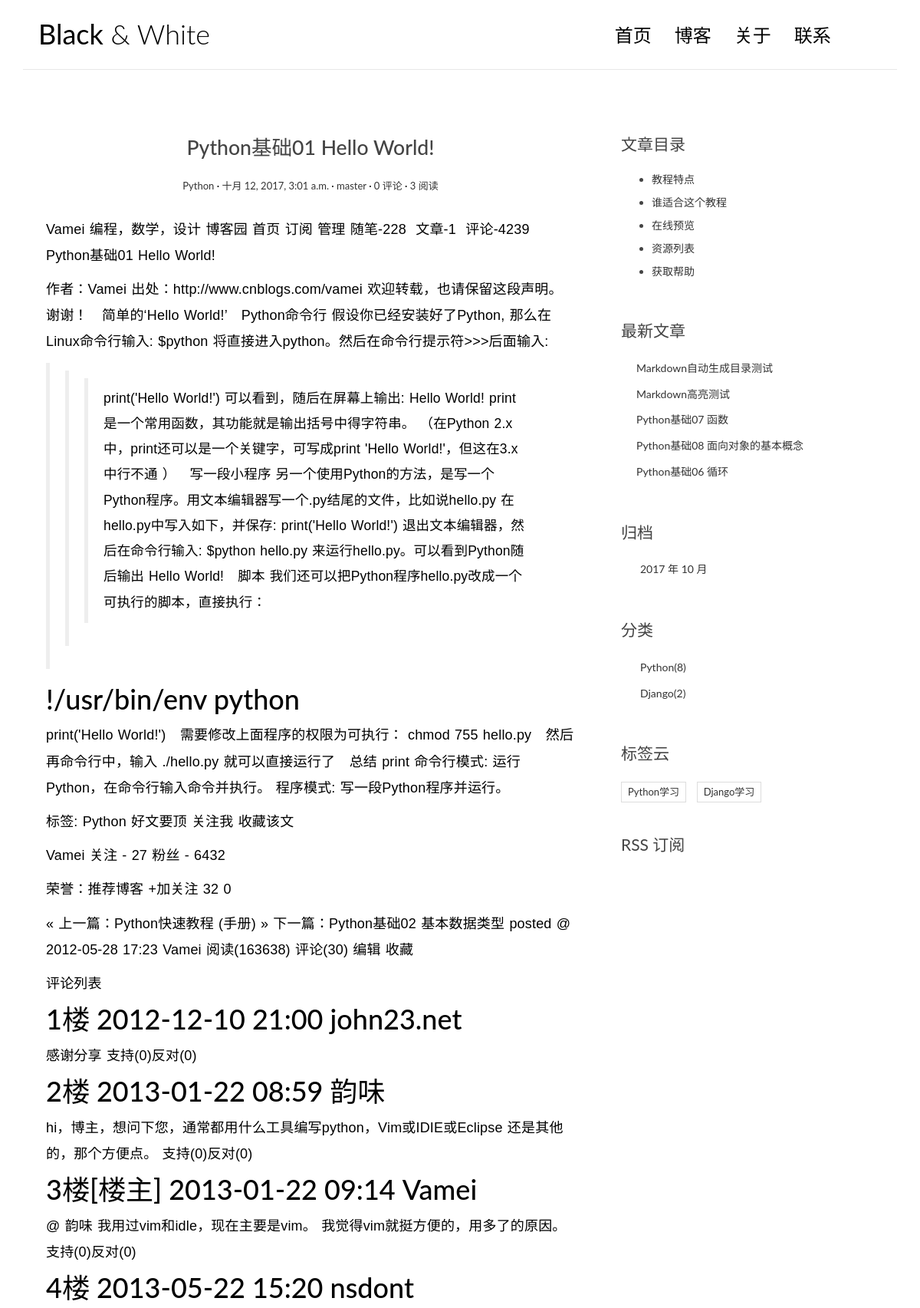
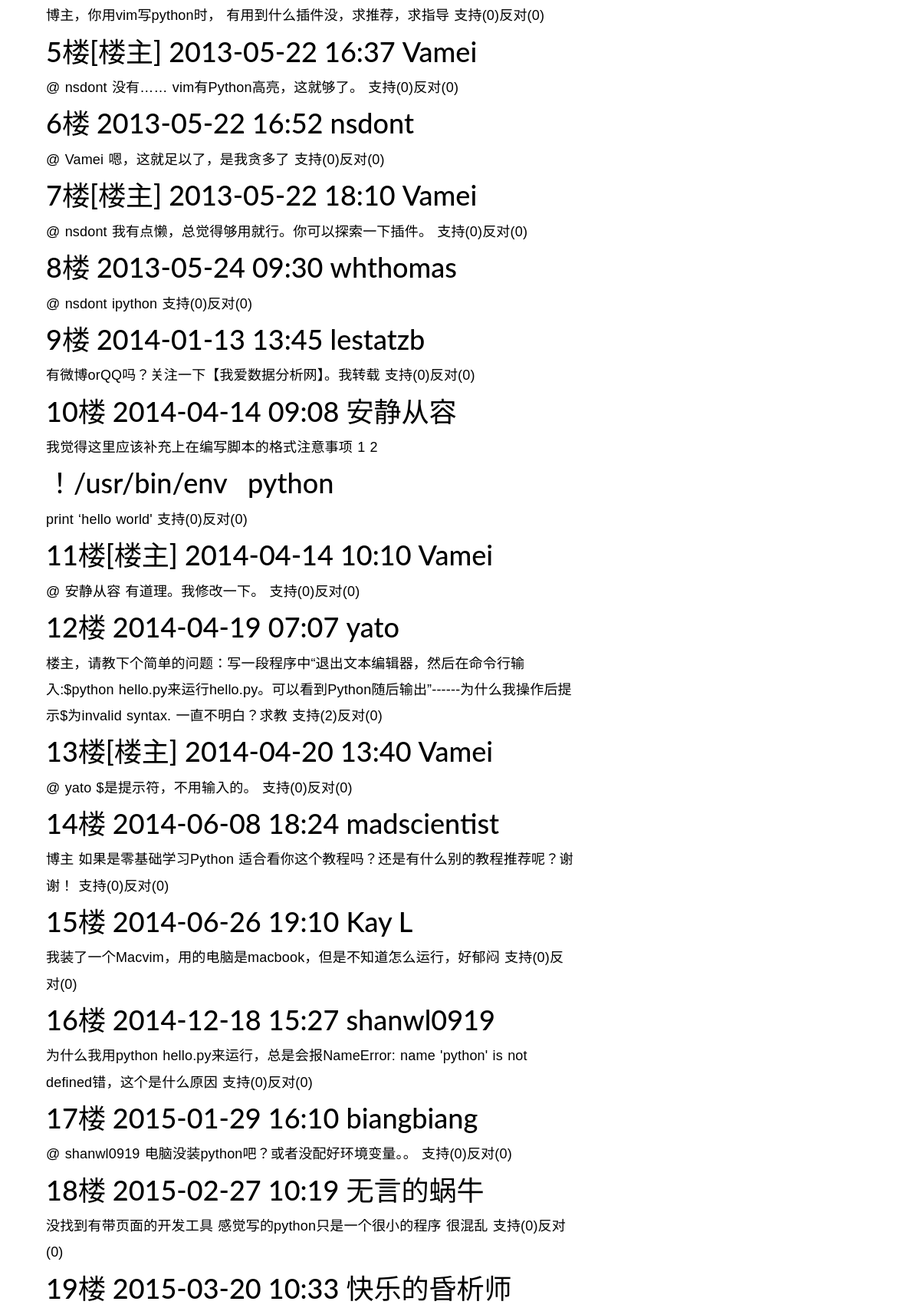
The app's page /article/1/ (upper part) with its own data (2 pictures, top to bottom).
### Blog/models.py (models this page shows, shortened)
@python_2_unicode_compatible
class Article(models.Model):
    title = models.CharField(max_length=70,verbose_name="标题")
    author = models.ForeignKey(User,verbose_name="作者")
    excerpt = models.CharField(max_length=200,blank=True,verbose_name="摘要")
    body = models.TextField(verbose_name="内容")
    creat_time = models.DateTimeField(verbose_name="创建时间")
    last_time = models.DateTimeField(verbose_name="修改时间")
    category = models.ForeignKey(Category,verbose_name="分类")
    tag = models.ManyToManyField(Tag,blank=True,verbose_name="标签")
    views = models.PositiveIntegerField(default=0,editable=False)
    class Meta:
        verbose_name = "文章"
        verbose_name_plural = "文章"
    def get_absolute_url(self):
        return reverse("detail",kwargs={"pk":self.pk})
    def clean_views(self,state=True):
        if state:
            self.views += 1
            self.save(update_fields=["views"])
        else:
            self.views -= 1
            self.save(update_fields=["views"])

@python_2_unicode_compatible
class Category(models.Model):
    name = models.CharField(max_length=20,verbose_name="分类名称")
    class Meta:
        verbose_name = "分类名称"
        verbose_name_plural = "分类名称"

@python_2_unicode_compatible
class Tag(models.Model):
    name = models.CharField(max_length=20, verbose_name="标签名称")
    class Meta:
        verbose_name = "标签名称"
        verbose_name_plural = "标签名称"

### Blog/views.py (the view)
# urls.py: url(r'^article/(?P<pk>[0-9]+)/$',blog.detail,name="detail"),
@csrf_protect
def detail(request,pk):
    article = get_object_or_404(Article,pk=pk)
    article.clean_views()
    article.body = markdown.markdown(article.body,extensions=[
        "markdown.extensions.extra",
        "markdown.extensions.codehilite",
        "markdown.extensions.toc",
    ])
    form = CommentForm()
    comment_list = article.comment_set.all()
    context = {
        "form":form,
        "article":article,
        "comment_list":comment_list,
    }
    return render(request,"Blog/detail.html",context)

### Blog/templatetags/blog_tags.py (called while the page is built)
@register.tag
def get_recent_articles(parser,token):
    return RecentArticles()

    def render(self, context):
        context["ArticleList"] = Article.objects.all().order_by("-creat_time")[:5]#一个最新5篇文章的模板标签
        context["ArchivesDate"] = Article.objects.dates("creat_time","month",order="DESC")#文章创建时间的模板标签
        context["CategoryList"] = Category.objects.all()#所有分类模板标签
        context["TagList"] = Tag.objects.all() #标签模板标签
        return ""

### templates/Blog/detail.html (shortened to what this page needs)
{% extends "Blog/base.html" %}
{% block main %}
<main class="col-md-8">
<article class="post post-1">
    <header class="entry-header">
        <h1 class="entry-title">{{ article.title }}</h1>
        <div class="entry-meta">
            <span class="post-category"><a href="#">{{ article.category.name }}</a></span>
            <span class="post-date"><a href="#"><time class="entry-date"
                                                      datetime="{{ article.creat_time }}">{{ article.creat_time }}</time></a></span>
            <span class="post-author"><a href="#">{{ article.author }}</a></span>
            <span class="comments-link"><a href="#">{{ article.comment_set.count }} 评论</a></span>
            <span class="views-count"><a href="#">{{ article.views }} 阅读</a></span>
        </div>
    </header>
    <div class="entry-content clearfix">{{ article.body|safe }}</div>
</article>
</main>
{% endblock main %}
{% block toc %}
<div class="widget widget-content">
    <h3 class="widget-title">文章目录</h3>
    <ul>
        <li>
            <a href="#">教程特点</a>
        </li>
        <li>
            <a href="#">谁适合这个教程</a>
        </li>
        <li>
            <a href="#">在线预览</a>
        </li>
        <li>
            <a href="#">资源列表</a>
        </li>
        <li>
            <a href="#">获取帮助</a>
        </li>
    </ul>
</div>
{% endblock toc %}

### templates/Blog/base.html (shortened to what this page needs)
<!DOCTYPE html>
{% load staticfiles %}
{% load blog_tags %}
<html>
<head>
    <link rel="stylesheet" href="{% static 'Blog/css/bootstrap.min.css' %}">
    <link rel="stylesheet" href="http://code.ionicframework.com/ionicons/2.0.1/css/ionicons.min.css">
    <link rel="stylesheet" href="{% static 'Blog/css/pace.css' %}">
    <link rel="stylesheet" href="{% static 'Blog/css/custom.css' %}">
    <link rel="stylesheet" href="{% static 'Blog/css/highlights/github.css' %}">
</head>
<body>
<div class="container">
    <header id="site-header">
        <div class="row">
            <div class="col-md-4 col-sm-5 col-xs-8">
                <div class="logo">
                    <h1><a href="{% url 'index' %}"><b>Black</b> &amp; White</a></h1>
                </div>
            </div>
            <div class="col-md-8 col-sm-7 col-xs-4">
                <nav class="main-nav" role="navigation">
                    <div class="collapse navbar-collapse" id="bs-example-navbar-collapse-1">
                        <ul class="nav navbar-nav navbar-right">
                            <li class="cl-effect-11"><a href="{% url 'index' %}" data-hover="首页">首页</a></li>
                            <li class="cl-effect-11"><a href="full-width.html" data-hover="博客">博客</a></li>
                            <li class="cl-effect-11"><a href="about.html" data-hover="关于">关于</a></li>
                            <li class="cl-effect-11"><a href="contact.html" data-hover="联系">联系</a></li>
                        </ul>
                    </div>
                </nav>
            </div>
        </div>
    </header>
</div>
<div class="content-body">
    <div class="container">
        <div class="row">
            {% block main %}
            {% endblock main %}
            <aside class="col-md-4">
                {% block toc%}
                {% endblock toc %}
                <div class="widget widget-recent-posts">
                    <h3 class="widget-title">最新文章</h3>
                    <ul>
                        {% for articles in ArticleList %}
                        <li>
                            <a href="{{ articles.get_absolute_url }}">{{ articles.title }}</a>
                        </li>
                        {% empty %}
                        <li>暂时没有最新发布的文章!</li>
                        {% endfor %}
                    </ul>
                </div>
                <div class="widget widget-archives">
                    <h3 class="widget-title">归档</h3>
                    <ul>
                        {% for archives in ArchivesDate %}
                        <li>
                            <a href="{% url 'archives' archives.year archives.month %}">{{ archives.year }} 年 {{ archives.month }} 月</a>
                        </li>
                        {% empty %}
                        <li>
                            暂时没有归档!
                        </li>
                        {% endfor %}
                    </ul>
                </div>
                <div class="widget widget-category">
                    <h3 class="widget-title">分类</h3>
                    <ul>
                        {% for category in CategoryList %}
                        <li>
                            <a href="{% url 'categorys' category.name %}">{{ category.name }}<span class="post-count">({{ category.article_set.count }})</span></a>
                        </li>
                        {% empty %}
                        <li>暂时没有分类!</li>
                        {% endfor %}
                    </ul>
                </div>
                <div class="widget widget-tag-cloud">
                    <h3 class="widget-title">标签云</h3>
                    <ul>
                        {% for tag in TagList %}
                        <li>
                            <a href="{% url 'tags' tag.name %}">{{ tag.name }}</a>
                        </li>
                        {% empty%}
                        <li>暂时没有新的标签!</li>
                        {% endfor %}
                    </ul>
                </div>
                <div class="rss">
                    <a href=""> RSS 订阅</a>
                </div>
            </aside>
        </div>
    </div>
</div>
</body>
</html>

### Blog/static/Blog/css/custom.css (style rules this page uses)
* { outline: none; }
h1, h2, h3, h4, h5, h6 { margin-top: 0; }
b { font-weight: 400; }
a { color: #333; }
body { color: #444; font-family: 'Lato', sans-serif; }
p { font-family: 'Ubuntu', sans-serif; font-weight: 400; word-spacing: 1px; letter-spacing: 0.01em; }
#site-header { background-color: #FFF; padding: 25px 20px; margin-bottom: 40px; border-bottom: 1px solid #e7e7e7; }
.logo h1 a { color: #000; }
.logo h1 { margin: 0; font-family: 'Lato', sans-serif; font-weight: 300; }
.main-nav { margin-top: 11px; max-width: 95%; }
.main-nav a { color: #000000 !important; padding: 0 0 5px 0 !important; margin-right: 30px; font-family: 'Lato', sans-serif; font-weight: 300; font-size: 24px; }
.cl-effect-11 a { padding: 10px 0; color: #0972b4; text-shadow: none; }
.cl-effect-11 a::before { position: absolute; top: 0; left: 0; overflow: hidden; padding: 0 0 5px 0 !important; max-width: 0; border-bottom: 1px solid #000; color: #000; content: attr(data-hover); white-space: nowrap; -webkit-transition: max-width 0.5s; -moz-transition: max-width 0.5s; transition: max-width 0.5s; }
.content-body { padding-bottom: 4em; }
.post { background: #fff; padding: 30px 30px 0; }
.entry-title { text-align: center; font-size: 1.9em; margin-bottom: 20px; line-height: 1.6; padding: 10px 20px 0; }
.entry-meta { text-align: center; color: #DDDDDD; font-size: 13px; margin-bottom: 30px; }
.entry-content { font-size: 18px; line-height: 1.9; font-weight: 300; color: #000; }
.post-category::after, .post-date::after, .post-author::after, .comments-link::after { content: ' ·'; color: #000; }
.widget { background: #fff; padding: 30px 0 0; }
.widget-title { font-size: 1.5em; margin-bottom: 20px; line-height: 1.6; padding: 10px 0 0; font-weight: 400; }
.widget-recent-posts ul { padding: 0; margin: 0; padding-left: 20px; }
.widget-recent-posts ul li { list-style-type: none; position: relative; line-height: 170%; margin-bottom: 10px; }
.widget-recent-posts ul li::before { content: '\f3d3'; font-family: "Ionicons"; position: absolute; left: -17px; top: 3px; font-size: 16px; color: #000; }
.widget-archives ul { padding: 0; margin: 0; padding-left: 25px; }
.widget-archives ul li { list-style-type: none; position: relative; line-height: 170%; margin-bottom: 10px; }
.widget-archives ul li::before { content: '\f3f3'; font-family: "Ionicons"; position: absolute; left: -25px; top: 1px; font-size: 16px; color: #000; }
.widget-category ul { padding: 0; margin: 0; padding-left: 25px; }
.widget-category ul li { list-style-type: none; position: relative; line-height: 170%; margin-bottom: 10px; }
.widget-category ul li::before { content: '\f3fe'; font-family: "Ionicons"; position: absolute; left: -25px; top: 1px; font-size: 18px; color: #000; }
.widget-tag-cloud ul { padding: 0; margin: 0; margin-right: -10px; }
.widget-tag-cloud ul li { list-style-type: none; font-size: 13px; display: inline-block; margin-right: 10px; margin-bottom: 10px; padding: 3px 8px; border: 1px solid #ddd; }
.widget-content ul li { margin-bottom: 10px; }
.rss { font-size: 21px; margin-top: 30px; }
.rss a { color: #444; }

### records on screen
Article: title "Python基础01 Hello World!", category.name "Python", creat_time "十月 12, 2017, 3:01 a.m.", author "master", comment_set.count "0", views "3", body "Vamei 编程，数学，设计 博客园 首页 订阅 管理 随笔-228 文章-1 评论-4239 Python基础01 Hello World! 作者：Vamei 出处：http://www.cnblogs.com/vamei 欢迎转载，也请保留这段声明。谢谢！ 简单的‘Hello World!’ Python命令行 假设你已经安装好了Python, 那么在Linux命令行输入: $python 将直接进入python。然后在命令行提示符>>>后面输入: print('Hello World!') 可以看到，随后在屏幕上输出: Hello World! print是一个常用函数，其功能就是输出括号中得字符串。 （在Python 2.x中，print还可以是一个关键字，可写成print 'Hello World!'，但这在3.x中行不通 ） 写一段小程序 另一个使用Python的方法，是写一个Python程序。用文本编辑器写一个.py结尾的文件，比如说hello.py 在hello.py中写入如下，并保存: print('Hello World!') 退出文本编辑器，然后在命令行输入: $python hello.py 来运行hello.py。可以看到Python随后输出 Hello World! 脚本 我们还可以把Python程序hello.py改成一个可执行的脚本，直接执行： !/usr/bin/env python print('Hello World!') 需要修改上面程序的权限为可执行： chmod 755 hello.py 然后再命令行中，输入 ./hello.py…"
Article: title "Markdown自动生成目录测试"
Article: title "Markdown高亮测试"
Article: title "Python基础07 函数"
Article: title "Python基础08 面向对象的基本概念"
Article: title "Python基础06 循环"
Category: name "Python", article_set.count "8"
Category: name "Django", article_set.count "2"
Tag: name "Python学习"
Tag: name "Django学习"

### other values on screen
{{ archives.year }} "2017"
{{ archives.month }} "10"
